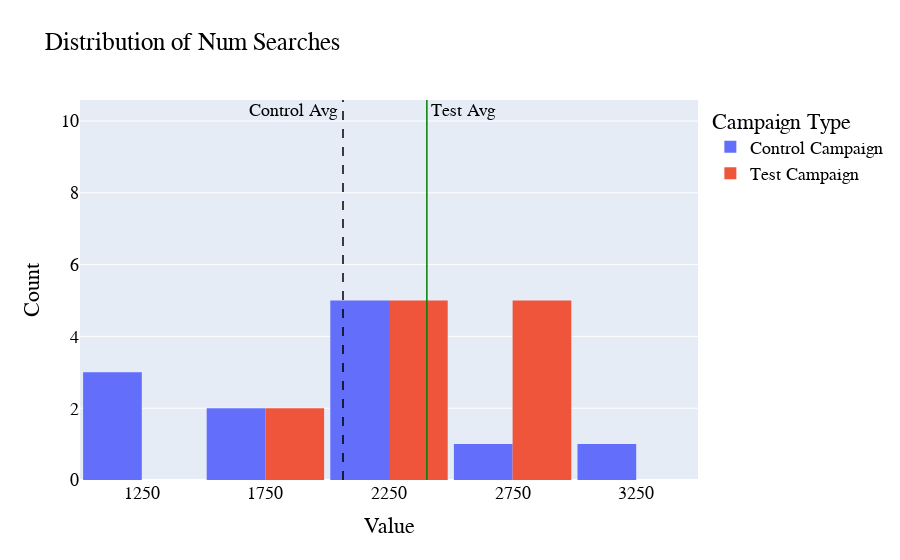

Notebook code for this chart:
### Code cell
make_hist('Num Searches', -200, 150, 10, 0.05)

### Figure 1 — Plotly figure (JSON) as saved in the notebook; plotly's stock layout.template omitted (floating-point values rounded to 4 significant figures)
{"data": [{"name": "Control Campaign", "type": "histogram", "x": [2290, 2033, 1737, 1042, 2221.0, 1709, 1388, 3047, 2487, 2475, 2941, 1397]}, {"name": "Test Campaign", "type": "histogram", "x": [1946, 2359, 2572, 2216, 2106, 1854, 2733, 2867, 2899, 2312, 2893, 2081]}], "layout": {"annotations": [{"showarrow": false, "text": "Control Avg", "x": 1864.0, "y": 10, "yshift": 10}, {"showarrow": false, "text": "Test Avg", "x": 2553.0, "y": 10, "yshift": 10}], "bargap": 0.05, "barmode": "group", "font": {"color": "Black", "family": "Overpass", "size": 18}, "legend": {"title": {"text": "Campaign Type"}}, "shapes": [{"line": {"color": "black", "dash": "dash", "width": 1.5}, "type": "line", "x0": 2064.0, "x1": 2064.0, "xref": "x", "y0": 0, "y1": 1, "yref": "y domain"}, {"line": {"color": "green", "width": 1.5}, "type": "line", "x0": 2403.0, "x1": 2403.0, "xref": "x", "y0": 0, "y1": 1, "yref": "y domain"}], "title": {"text": "Distribution of Num Searches"}, "xaxis": {"title": {"text": "Value"}}, "yaxis": {"title": {"text": "Count"}}}}
